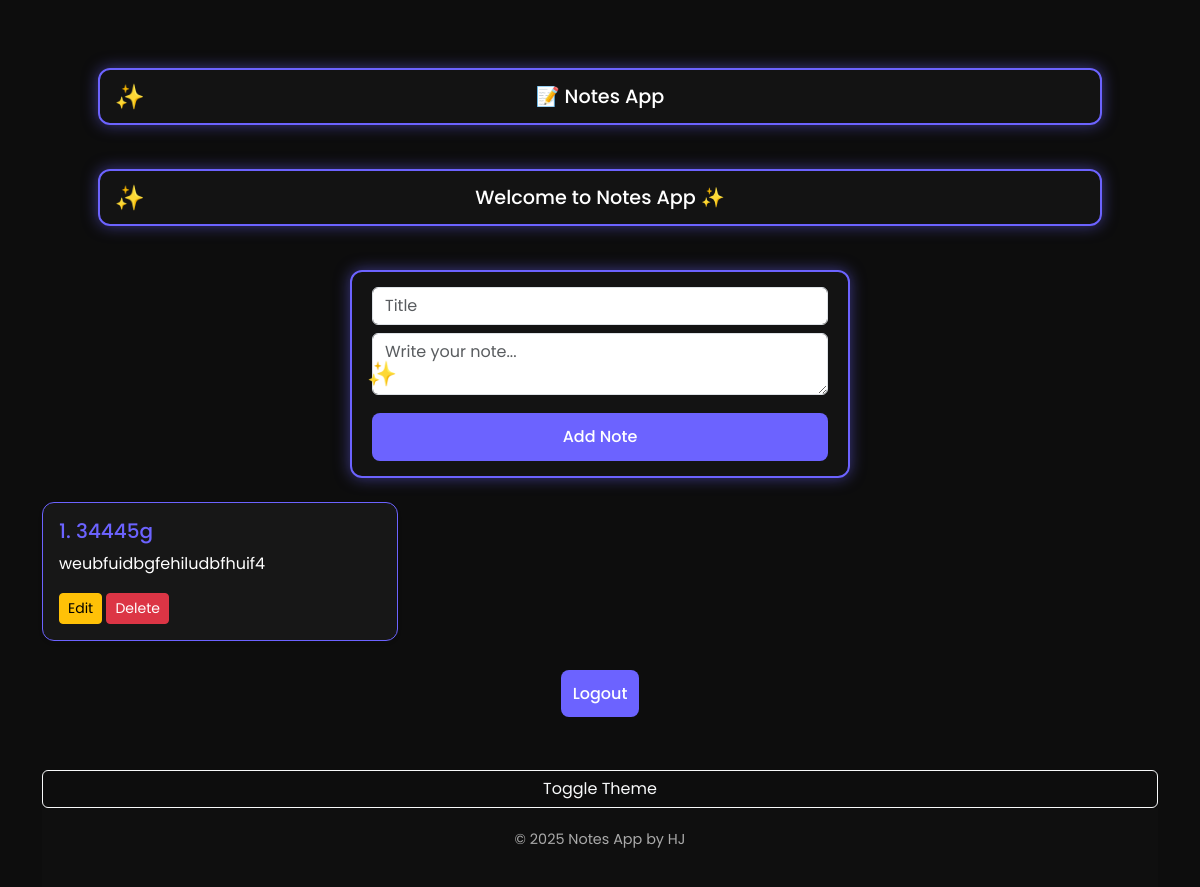
Page / (signed in) on the earlier database version.
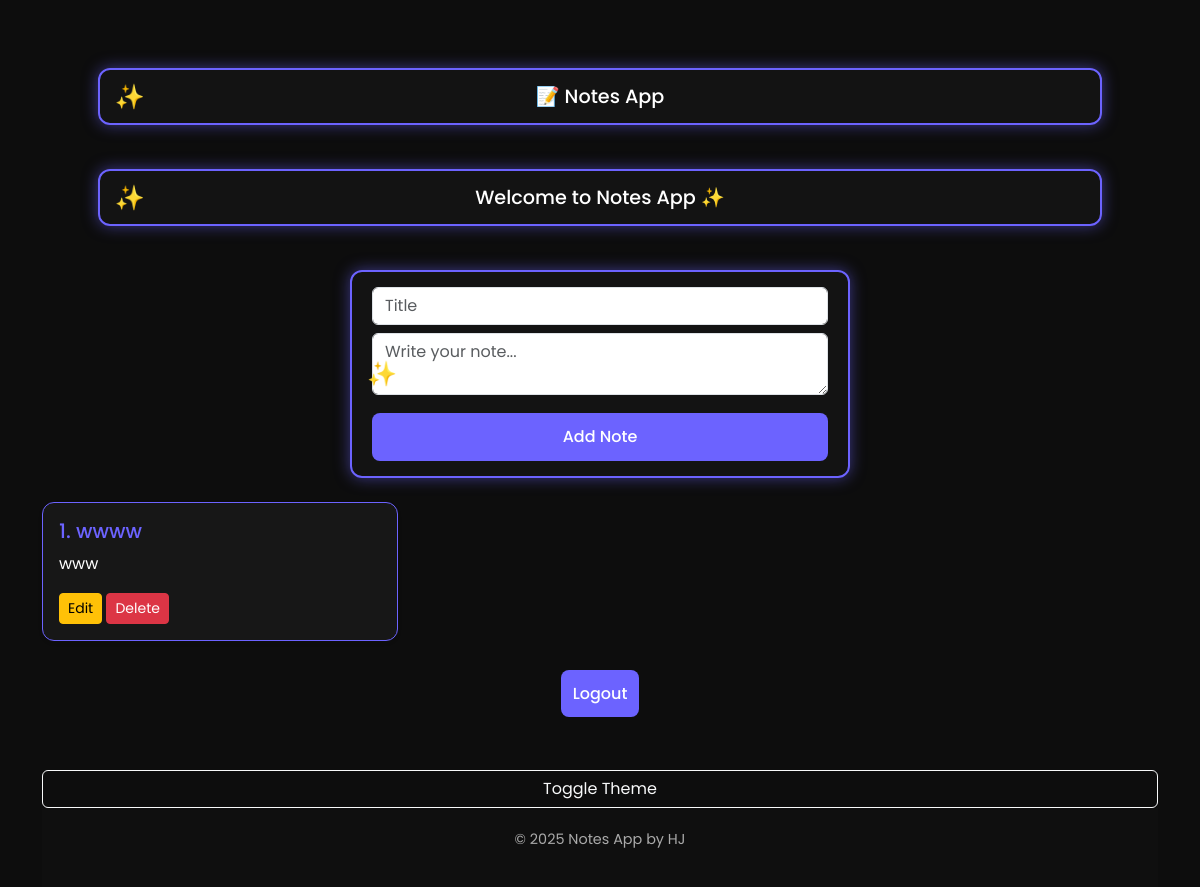
Same page on the later database version.
### models.py (models this page shows)
class Note(db.Model):
    id = db.Column(db.Integer , primary_key=True)
    title = db.Column(db.String(200) , nullable = False)
    content = db.Column(db.Text , nullable = False)
    user_id = db.Column(db.Integer , db.ForeignKey('user.id') , nullable = False)

### app.py (the view)
@app.route('/')
@login_required
def index():
    notes = Note.query.filter_by(user_id=current_user.id).all()
    return render_template('index.html', notes=notes)

### app.py (called while the page is built)
@login_manager.user_loader
def load_user(user_id):
    return User.query.get(int(user_id))

### templates/index.html (shortened to what this page needs)
<!DOCTYPE html>
<html lang="en">
<head>
  <link href="https://cdn.jsdelivr.net/npm/bootstrap@5.3.0/dist/css/bootstrap.min.css" rel="stylesheet">
  <link rel="stylesheet" href="{{ url_for('static', filename='style.css') }}">
</head>
<body class="container mt-5">
  <h2 class="mb-4">📝 Notes App</h2>
  <h2 class="mb-4">Welcome to Notes App ✨</h2>
  <form action="{{ url_for('add_note') }}" method="post" class="mb-4">
    <input type="text" name="title" placeholder="Title" class="form-control mb-2" required>
    <textarea name="content" placeholder="Write your note..." class="form-control mb-2" required></textarea>
    <button type="submit" class="btn btn-primary w-100">Add Note</button>
  </form>
  <div class="row">
    {% for note in notes %}
    <div class="col-md-4">
      <div class="card mb-3 shadow-sm">
        <div class="card-body">
          <h5 class="card-title">{{ loop.index }}. {{ note.title }}</h5>
          <p class="card-text">{{ note.content }}</p>
          <a href="{{ url_for('edit_note', id=note.id) }}" class="btn btn-sm btn-warning">Edit</a>
          <a href="{{ url_for('delete_note', id=note.id) }}" class="btn btn-sm btn-danger">Delete</a>
        </div>
      </div>
    </div>
    {% endfor %}
  </div>
  <div class="text-center mt-4">
    <a href="{{ url_for('logout') }}" class="logout">Logout</a>
  </div>
  <button onclick="toggleTheme()" class="btn btn-outline-light mt-3">Toggle Theme</button>
</body>
<footer>
  <p>© 2025 Notes App by HJ</p>
</footer>
</html>

### static/style.css (style rules this page uses)
:root { --primary: #6c63ff; --secondary: #bb86fc; --dark: #0d0d0d; --light: #ffffff; --grey: #aaaaaa; --background: var(--dark); --text: var(--light); }
form { background: rgba(20, 20, 20, 0.9); padding: 25px; border-radius: 12px; box-shadow: 0 0 20px rgba(108, 99, 255, 0.2); width: 100%; max-width: 500px; margin: 40px auto; }
button[type="submit"], .logout { width: 100%; background: var(--primary); padding: 12px; border: none; border-radius: 8px; font-size: 1rem; color: white !important ; cursor: pointer; transition: 0.3s; margin-top: 10px; text-align: center; text-decoration: none; font-weight: 500; }
.card { background: rgba(25, 25, 25, 0.9); border: 1px solid var(--primary); border-radius: 12px; box-shadow: 0 0 12px rgba(108, 99, 255, 0.3); transition: 0.3s; }
.card-title { color: var(--primary); }
.card-text { color: var(--light); }
footer { background: rgba(15, 15, 15, 0.95); padding: 20px 50px; text-align: center; color: var(--grey); font-size: 0.9rem; margin-top: auto; }
.link, .text-center { text-align: center; margin-top: 15px; color: var(--grey); font-size: 0.9rem; }
.link a, .text-center a { color: var(--primary); text-decoration: none; transition: color 0.3s ease; }
.mb-4 { margin-bottom: 1.5rem !important; text-align: center; font-size: 1.0rem; background-color: rgba(20, 20, 20, 0.9); padding: 15px 20px; border-radius: 12px; border: 2px solid var(--primary); color: var(--light); font-size: 1.2rem; font-weight: 500; width: 90%; margin: 20px auto; box-shadow: 0 0 15px rgba(108, 99, 255, 0.5); animation: pulseGlow 2s infinite, fadeInText 1s ease-in-out; position: relative; overflow: hidden; transition: 0.3s; }
.mb-4::before { content: "✨"; position: absolute; left: 15px; top: 50%; transform: translateY(-50%); font-size: 1.5rem; animation: sparkle 1.5s infinite ease-in-out; }
.card { animation: fadeIn 0.6s ease-in-out; }

Differences in the rows shown:
removed Note: title "34445g", content "weubfuidbgfehiludbfhuif4"
added Note: title "wwww", content "www"
